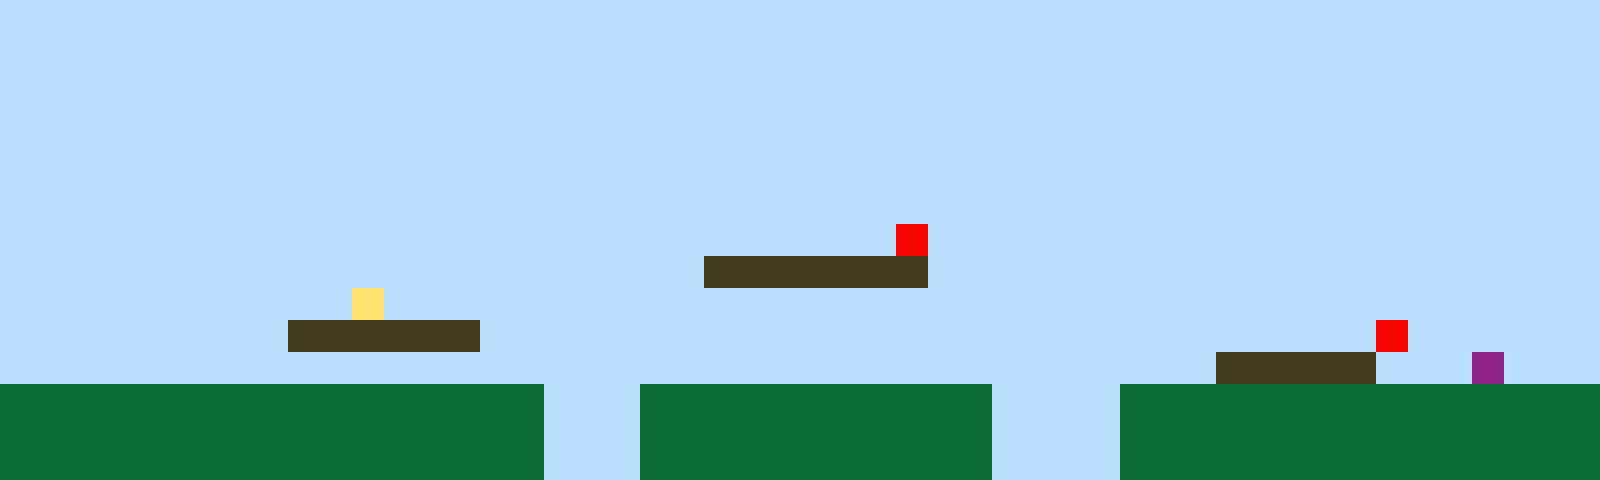

The image is a tile-based game level rendered from a .tmx file. Its description and complete source (layers, tilesets, objects, tile grids) follow:
An orthogonal 50x15 tile map with 32x32 px tiles, 1 tile layer (Tile Layer 1).

<map version="1.10" tiledversion="1.11.2" orientation="orthogonal" renderorder="right-up" width="50" height="15" tilewidth="32" tileheight="32" infinite="0" nextlayerid="2" nextobjectid="1"><editorsettings><export target="map1.csv" format="csv" /></editorsettings><tileset firstgid="1" name="sprites" tilewidth="32" tileheight="32" tilecount="6" columns="3"><image source="sprites.png" width="96" height="64" /></tileset><layer id="1" name="Tile Layer 1" width="50" height="15"><data encoding="csv">1,1,1,1,1,1,1,1,1,1,1,1,1,1,1,1,1,1,1,1,1,1,1,1,1,1,1,1,1,1,1,1,1,1,1,1,1,1,1,1,1,1,1,1,1,1,1,1,1,1,1,1,1,1,1,1,1,1,1,1,1,1,1,1,1,1,1,1,1,1,1,1,1,1,1,1,1,1,1,1,1,1,1,1,1,1,1,1,1,1,1,1,1,1,1,1,1,1,1,1,1,1,1,1,1,1,1,1,1,1,1,1,1,1,1,1,1,1,1,1,1,1,1,1,1,1,1,1,1,1,1,1,1,1,1,1,1,1,1,1,1,1,1,1,1,1,1,1,1,1,1,1,1,1,1,1,1,1,1,1,1,1,1,1,1,1,1,1,1,1,1,1,1,1,1,1,1,1,1,1,1,1,1,1,1,1,1,1,1,1,1,1,1,1,1,1,1,1,1,1,1,1,1,1,1,1,1,1,1,1,1,1,1,1,1,1,1,1,1,1,1,1,1,1,1,1,1,1,1,1,1,1,1,1,1,1,1,1,1,1,1,1,1,1,1,1,1,1,1,1,1,1,1,1,1,1,1,1,1,1,1,1,1,1,1,1,1,1,1,1,1,1,1,1,1,1,1,1,1,1,1,1,1,1,1,1,1,1,1,1,1,1,1,1,1,1,1,1,1,1,1,1,1,1,1,1,1,1,1,1,1,1,1,1,1,1,1,1,1,1,1,1,1,1,1,1,1,1,1,1,1,1,1,1,1,1,1,1,1,1,1,1,1,1,1,1,1,1,1,1,1,1,1,1,1,1,1,1,1,1,1,1,1,1,1,1,1,1,1,1,1,1,1,1,1,1,1,1,5,1,1,1,1,1,1,1,1,1,1,1,1,1,1,1,1,1,1,1,1,1,1,1,1,1,1,1,1,1,1,1,1,1,1,1,1,1,1,1,1,1,1,1,3,3,3,3,3,3,3,1,1,1,1,1,1,1,1,1,1,1,1,1,1,1,1,1,1,1,1,1,1,1,1,1,1,1,1,1,1,1,1,4,1,1,1,1,1,1,1,1,1,1,1,1,1,1,1,1,1,1,1,1,1,1,1,1,1,1,1,1,1,1,1,1,1,1,1,1,1,1,1,1,1,1,1,1,1,1,1,3,3,3,3,3,3,1,1,1,1,1,1,1,1,1,1,1,1,1,1,1,1,1,1,1,1,1,1,1,1,1,1,1,1,5,1,1,1,1,1,1,1,1,1,1,1,1,1,1,1,1,1,1,1,1,1,1,1,1,1,1,1,1,1,1,1,1,1,1,1,1,1,1,1,1,1,1,1,1,3,3,3,3,3,1,1,1,6,1,1,1,2,2,2,2,2,2,2,2,2,2,2,2,2,2,2,2,2,1,1,1,2,2,2,2,2,2,2,2,2,2,2,1,1,1,1,2,2,2,2,2,2,2,2,2,2,2,2,2,2,2,2,2,2,2,2,2,2,2,2,2,2,2,2,2,2,2,2,1,1,1,2,2,2,2,2,2,2,2,2,2,2,1,1,1,1,2,2,2,2,2,2,2,2,2,2,2,2,2,2,2,2,2,2,2,2,2,2,2,2,2,2,2,2,2,2,2,2,1,1,1,2,2,2,2,2,2,2,2,2,2,2,1,1,1,1,2,2,2,2,2,2,2,2,2,2,2,2,2,2,2</data></layer></map>
